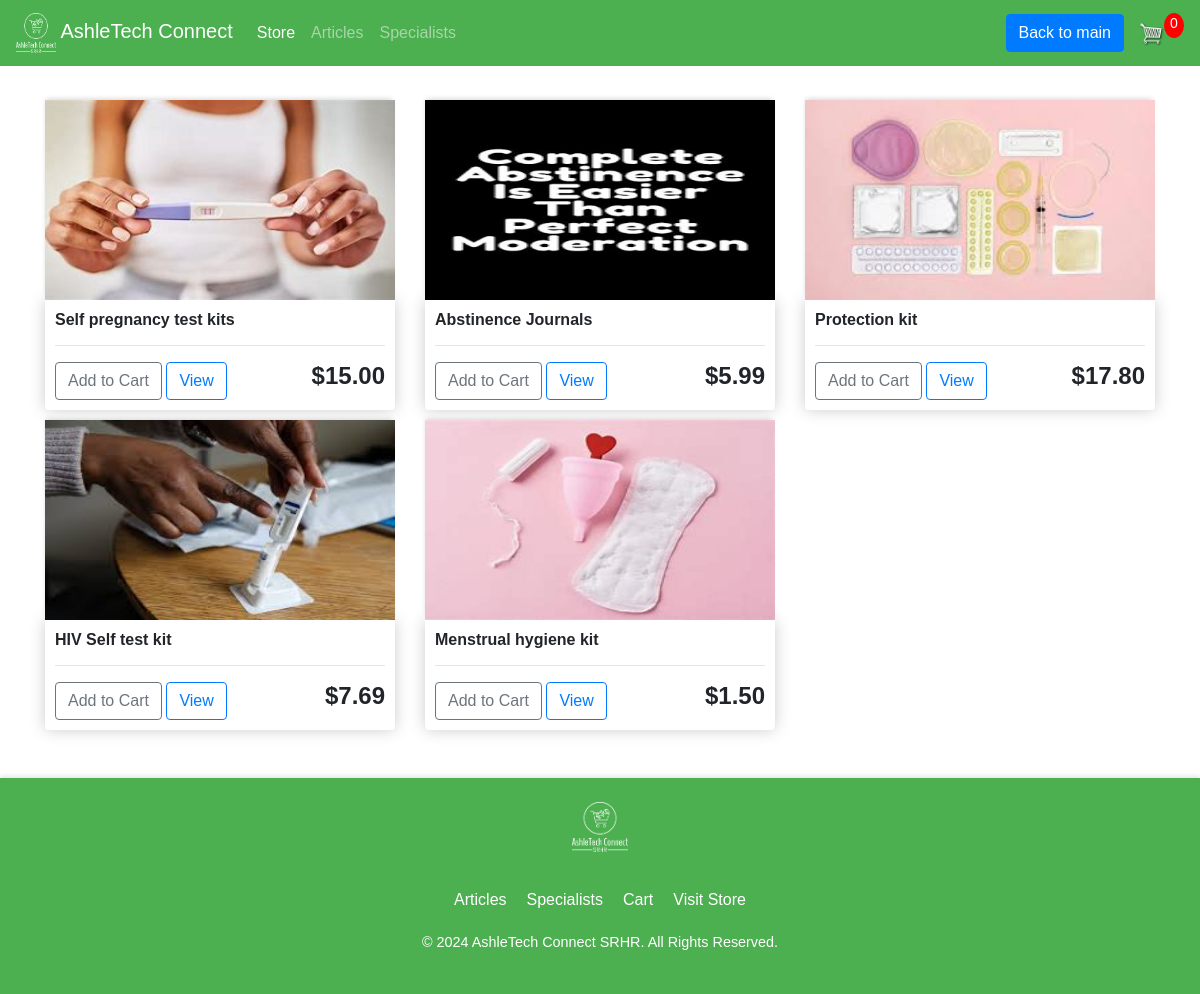
The page /store/ on the database as committed earlier.
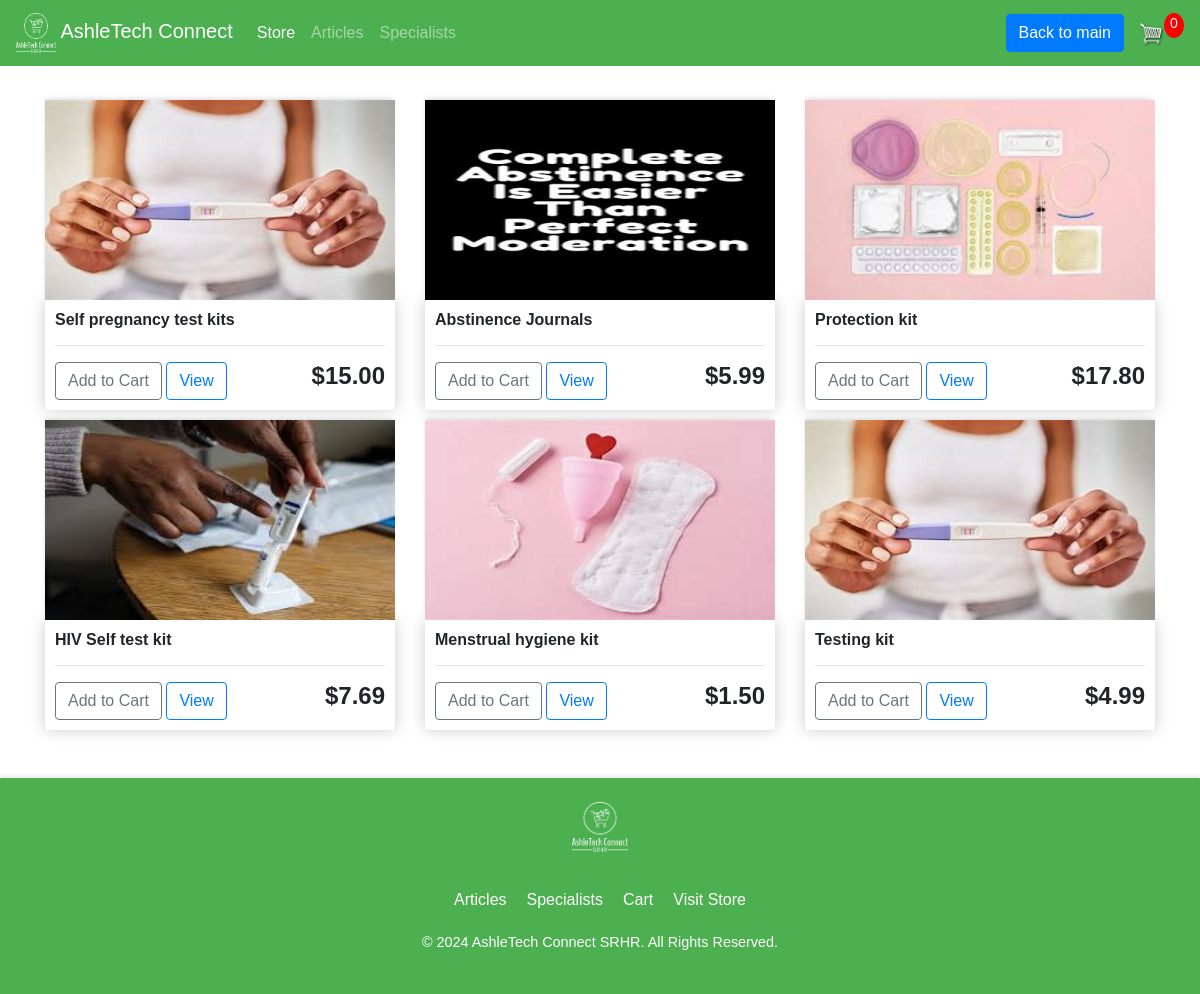
The same page on the database as committed later.
### store/models.py (models this page shows, shortened)
class Product(models.Model):
    name = models.CharField(max_length=200, null=True)
    price = models.FloatField(max_length=200, null=True)
    digital = models.BooleanField(default=False, null=True, blank=True)
    image = models.ImageField(null=True, blank=True)
    @property
    def imageURL(self):
        try:
            url = self.image.url
        except:
            url = ''
        return url

### store/views.py (the view)
# urls.py: path('', include('store.urls')),
def store(request):
    data = cartData(request)
    cartItems = data['cartItems']
    order = data['order']
    items = data['items']
    products = Product.objects.all()
    context = {'products': products, 'cartItems': cartItems}
    return render(request, 'store/store.html', context)

### store/utils.py (called while the page is built, shortened)
def cookieCart(request):
    try:
        cart = json.loads(request.COOKIES['cart'])
    except:
        cart = {}
        print('CART:', cart)
    items = []
    order = {'get_cart_total': 0, 'get_cart_items': 0, 'shipping': False}
    cartItems = order['get_cart_items']
    return {'cartItems': cartItems, 'order': order, 'items': items}

def cartData(request):
    if request.user.is_authenticated:
        try:
            customer = request.user.customer
        except Customer.DoesNotExist:
            customer = None
    else:
        customer = None
    if customer:
        order, created = Order.objects.get_or_create(customer=customer, complete=False)
        items = order.orderitem_set.all()
        cartItems = order.get_cart_items
    else:
        cookieData = cookieCart(request)
        cartItems = cookieData['cartItems']
        order = cookieData['order']
        items = cookieData['items']
    return {'cartItems': cartItems, 'order': order, 'items': items}

### templates/store/store.html
{% extends 'store/main.html' %}
{% load static %}
{% block content %}
     <div class="row">
      {% for product in products %}
        <div class="col-lg-4">
            <img class="thumbnail" src="{{ product.imageURL }}">
            <div class="box-element product">
                <h6><strong>{{ product.name }}</strong></h6>
                <hr>
                <button data-product={{ product.id }} data-action="add" class="btn btn-outline-secondary add-btn update-cart">Add to Cart</button>
                <a class="btn btn-outline-primary" href="{% url 'cart' %}">View</a>
		        <h4 style="display: inline-block; float: right"><strong>${{ product.price|floatformat:2 }}</strong></h4>
            </div>
        </div>
      {% endfor product in products %}
    </div>
{% endblock content %}

Rows that differ between the two databases and show on the page:
added Product: imageURL (picture), name "Testing kit", price "4.99"
